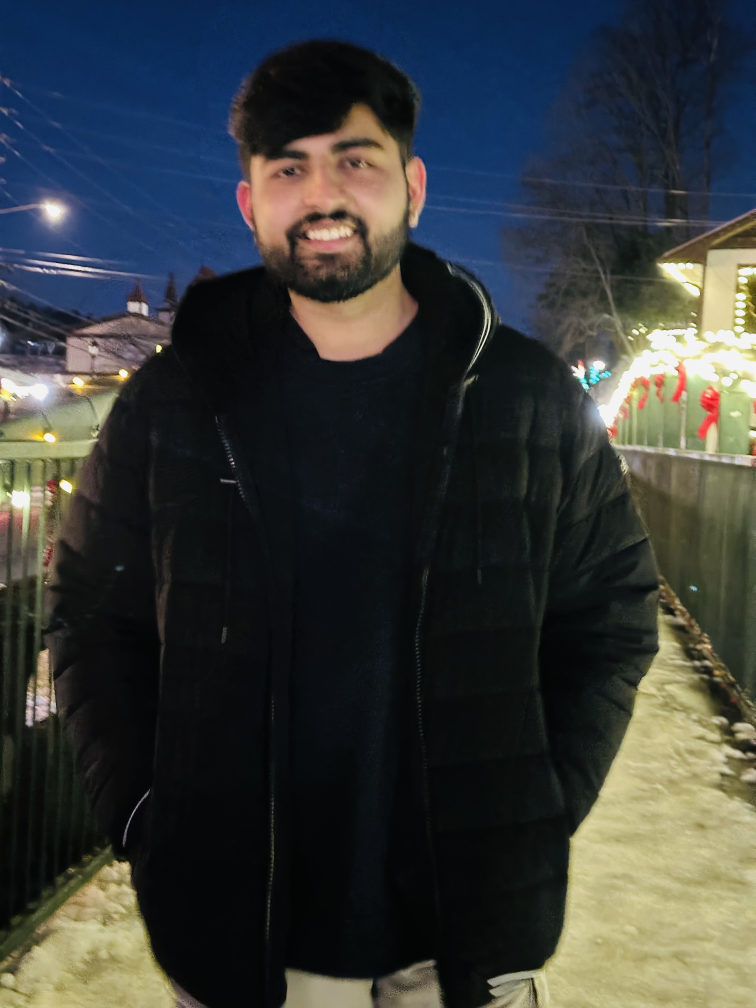
#> input picture known_faces/your_face.jpeg, 3024 x 4032 px (shown at 1/4 size)
$ python -i sift.py   (imports and definitions only)
#> lines starting #> are read from the running program, lines starting #| are printed output that depends on the picture
from __future__ import annotations

import base64
from dataclasses import dataclass
from pathlib import Path
from typing import List, Sequence, Tuple

import cv2
import numpy as np

BASE_DIR = Path(__file__).resolve().parent
OUTPUT_DIR = BASE_DIR / "output"
# [1 line not run here, left out]


@dataclass
class KeyPoint:
    pt: Tuple[float, float]
    octave: int
    layer: int
    size: float
    angle: float


@dataclass
class SIFTResult:
    keypoints: List[KeyPoint]
    descriptors: np.ndarray


def _resize_if_needed(image: np.ndarray, max_size: int = 800) -> np.ndarray:
    h, w = image.shape[:2]
    scale = max(h, w) / max_size
    if scale <= 1:
        return image
    new_size = (int(w / scale), int(h / scale))
    return cv2.resize(image, new_size, interpolation=cv2.INTER_AREA)


def gaussian_pyramid(image: np.ndarray, num_octaves: int = 4, scales_per_octave: int = 3, sigma: float = 1.6) -> List[List[np.ndarray]]:
    gray = cv2.cvtColor(image, cv2.COLOR_BGR2GRAY).astype(np.float32) / 255.0
    base = _resize_if_needed(gray)
    pyramid: List[List[np.ndarray]] = []
    k = 2 ** (1 / scales_per_octave)

    for octave in range(num_octaves):
        gaussian_images: List[np.ndarray] = []
        if octave == 0:
            octave_base = base
        else:
            octave_base = cv2.resize(pyramid[octave - 1][scales_per_octave], (0, 0), fx=0.5, fy=0.5, interpolation=cv2.INTER_LINEAR)
        sigma_prev = 0.5
        sigmas = [sigma * (k ** i) for i in range(scales_per_octave + 3)]
        for idx, sigma_total in enumerate(sigmas):
            sigma_diff = np.sqrt(max(sigma_total**2 - sigma_prev**2, 1e-4))
            blurred = cv2.GaussianBlur(octave_base, (0, 0), sigma_diff)
            gaussian_images.append(blurred)
            sigma_prev = sigma_total
        pyramid.append(gaussian_images)
    return pyramid


def dog_pyramid(gaussian: List[List[np.ndarray]]) -> List[List[np.ndarray]]:
    dogs: List[List[np.ndarray]] = []
    for octave in gaussian:
        octave_dogs = []
        for i in range(1, len(octave)):
            octave_dogs.append(octave[i] - octave[i - 1])
        dogs.append(octave_dogs)
    return dogs


def detect_keypoints(gaussian: List[List[np.ndarray]], dogs: List[List[np.ndarray]], contrast_threshold: float = 0.015, edge_threshold: float = 10.0) -> List[KeyPoint]:
    """Detect keypoints with contrast and edge response filtering."""
    keypoints: List[KeyPoint] = []
    for octave_idx, octave_dogs in enumerate(dogs):
        for layer in range(1, len(octave_dogs) - 1):
            prev_img = octave_dogs[layer - 1]
            curr_img = octave_dogs[layer]
            next_img = octave_dogs[layer + 1]
            h, w = curr_img.shape
            for y in range(1, h - 1):
                for x in range(1, w - 1):
                    val = curr_img[y, x]
                    # Lower contrast threshold to detect more keypoints
                    if abs(val) < contrast_threshold:
                        continue

                    # Check if local extremum
                    patch = np.concatenate(
                        [
                            prev_img[y - 1 : y + 2, x - 1 : x + 2].ravel(),
                            curr_img[y - 1 : y + 2, x - 1 : x + 2].ravel(),
                            next_img[y - 1 : y + 2, x - 1 : x + 2].ravel(),
                        ]
                    )
                    if val > 0 and val >= patch.max():
                        is_extremum = True
                    elif val < 0 and val <= patch.min():
                        is_extremum = True
                    else:
                        is_extremum = False

                    if not is_extremum:
                        continue

                    # Edge response filtering (remove keypoints on edges)
                    dxx = curr_img[y, x + 1] + curr_img[y, x - 1] - 2 * curr_img[y, x]
                    dyy = curr_img[y + 1, x] + curr_img[y - 1, x] - 2 * curr_img[y, x]
                    dxy = (curr_img[y + 1, x + 1] - curr_img[y + 1, x - 1] - curr_img[y - 1, x + 1] + curr_img[y - 1, x - 1]) / 4.0

                    trace = dxx + dyy
                    det = dxx * dyy - dxy * dxy

                    if det <= 0:
                        continue

                    # Edge threshold check: reject keypoints with large principal curvature ratio
                    if (trace * trace) / det > ((edge_threshold + 1) ** 2) / edge_threshold:
                        continue

                    scale = 2 ** octave_idx
                    kp = KeyPoint(
                        pt=(float(x * scale), float(y * scale)),
                        octave=octave_idx,
                        layer=layer,
                        size=1.6 * (2 ** octave_idx) * (layer + 1),
                        angle=0.0,
                    )
                    keypoints.append(kp)
    return keypoints


# [9 lines left out: function _gradient_at, not called in this run]


def assign_orientations(gaussian: List[List[np.ndarray]], keypoints: List[KeyPoint]) -> None:
    """Assign dominant orientations to keypoints with Gaussian weighting."""
    for kp in keypoints:
        layer_img = gaussian[kp.octave][kp.layer]
        scale = 2 ** kp.octave
        x = int(round(kp.pt[0] / scale))
        y = int(round(kp.pt[1] / scale))

        # Extract region around keypoint
        y_start = max(0, y - 8)
        y_end = min(layer_img.shape[0], y + 9)
        x_start = max(0, x - 8)
        x_end = min(layer_img.shape[1], x + 9)

        region = layer_img[y_start:y_end, x_start:x_end]
        if region.size == 0:
            continue

        # Compute gradients
        gy, gx = np.gradient(region)
        magnitude = np.sqrt(gx**2 + gy**2)
        orientation = (np.degrees(np.arctan2(gy, gx)) + 360.0) % 360.0

        # Apply Gaussian weighting (sigma = 1.5 * scale of keypoint)
        sigma = 1.5 * kp.size
        h, w = region.shape
        gauss_weight = np.zeros_like(magnitude)
        for i in range(h):
            for j in range(w):
                dy = i - (h // 2)
                dx = j - (w // 2)
                gauss_weight[i, j] = np.exp(-(dx**2 + dy**2) / (2 * sigma**2))

        weighted_magnitude = magnitude * gauss_weight

        # Build orientation histogram
        hist, _ = np.histogram(orientation, bins=36, range=(0, 360), weights=weighted_magnitude)

        # Smooth histogram
        hist = np.convolve(np.concatenate([hist[-2:], hist, hist[:2]]), [1, 1, 1], mode='valid') / 3.0

        # Find dominant orientation
        peak_idx = np.argmax(hist)
        kp.angle = float((peak_idx * 360) / 36)


def compute_descriptors(gaussian: List[List[np.ndarray]], keypoints: List[KeyPoint]) -> np.ndarray:
    """Compute SIFT descriptors with Gaussian weighting and improved normalization."""
    descriptors: List[np.ndarray] = []

    # Create Gaussian weight window (16x16)
    gaussian_window = np.zeros((16, 16), dtype=np.float32)
    for i in range(16):
        for j in range(16):
            gaussian_window[i, j] = np.exp(-((i - 7.5) ** 2 + (j - 7.5) ** 2) / (2 * (8.0) ** 2))

    for kp in keypoints:
        layer_img = gaussian[kp.octave][kp.layer]
        scale = 2 ** kp.octave
        x = int(round(kp.pt[0] / scale))
        y = int(round(kp.pt[1] / scale))

        # Extract 16x16 patch around keypoint
        y_start = max(0, y - 8)
        y_end = min(layer_img.shape[0], y + 8)
        x_start = max(0, x - 8)
        x_end = min(layer_img.shape[1], x + 8)

        patch = layer_img[y_start:y_end, x_start:x_end]

        # Skip if patch is too small
        if patch.shape[0] < 10 or patch.shape[1] < 10:
            continue

        # Resize to 16x16 if needed
        if patch.shape != (16, 16):
            patch = cv2.resize(patch, (16, 16), interpolation=cv2.INTER_LINEAR)

        # Compute gradients
        gy, gx = np.gradient(patch)
        magnitude = np.sqrt(gx**2 + gy**2)
        orientation = (np.degrees(np.arctan2(gy, gx)) - kp.angle + 360.0) % 360.0

        # Apply Gaussian weighting
        magnitude = magnitude * gaussian_window

        # Build descriptor: 4x4 grid of 8-bin histograms
        descriptor = []
        for i in range(4):
            for j in range(4):
                cell_mag = magnitude[i * 4 : (i + 1) * 4, j * 4 : (j + 1) * 4].ravel()
                cell_ori = orientation[i * 4 : (i + 1) * 4, j * 4 : (j + 1) * 4].ravel()
                hist, _ = np.histogram(cell_ori, bins=8, range=(0, 360), weights=cell_mag)
                descriptor.extend(hist)

        descriptor = np.array(descriptor, dtype=np.float32)

        # Normalize
        norm = np.linalg.norm(descriptor)
        if norm > 1e-6:
            descriptor = descriptor / norm

        # Clip values to 0.2 and renormalize (improves robustness to illumination)
        descriptor = np.clip(descriptor, 0, 0.2)
        norm = np.linalg.norm(descriptor)
        if norm > 1e-6:
            descriptor = descriptor / norm

        descriptors.append(descriptor)

    if not descriptors:
        return np.zeros((0, 128), dtype=np.float32)
    return np.vstack(descriptors)


def sift(image: np.ndarray) -> SIFTResult:
    pyramid = gaussian_pyramid(image)
    dogs = dog_pyramid(pyramid)
    keypoints = detect_keypoints(pyramid, dogs)
    assign_orientations(pyramid, keypoints)
    descriptors = compute_descriptors(pyramid, keypoints)
    return SIFTResult(keypoints=keypoints, descriptors=descriptors)


# [62 lines left out: functions match_descriptors, ransac_homography, draw_matches, not called in this run]

>>> import cv2
>>> picture = cv2.imread('../known_faces/your_face.jpeg')
#> picture is the input picture: shape (4032, 3024, 3); mean B, G, R 57.6, 58.2, 54.5
>>> result = sift(picture)
#> in gaussian_pyramid, `gray = cv2.cvtColor(image, cv2.COLOR_BGR2GRAY).astype(np.float32) / 25..`:
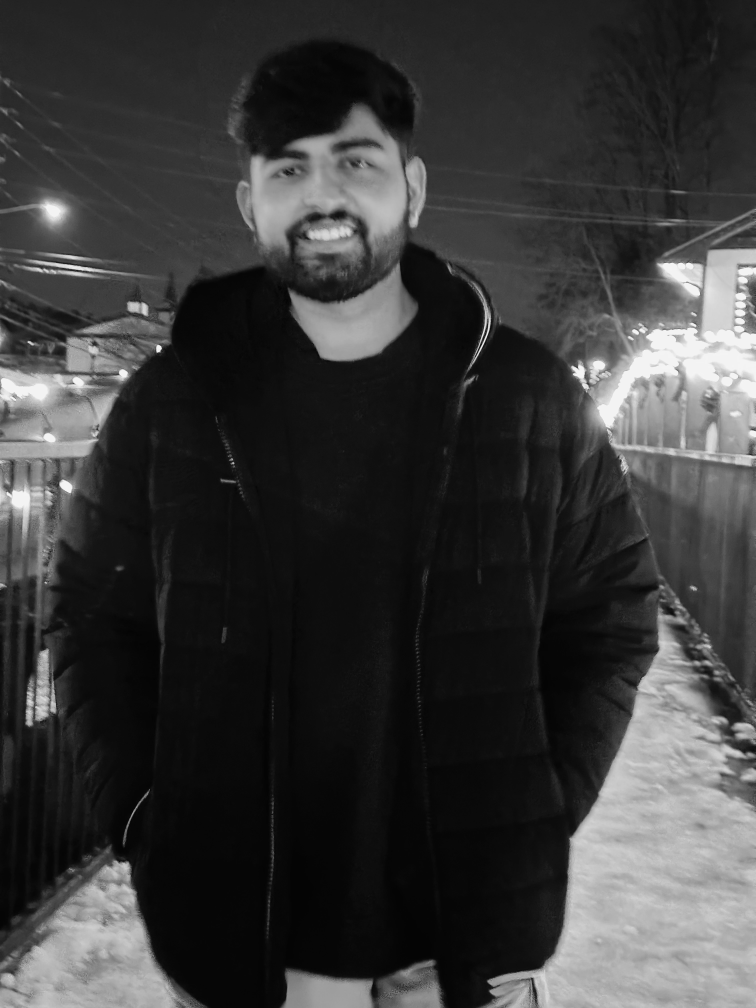
#> gray: shape (4032, 3024) float32 (shown at 1/4 size); min 0, max 0.988, mean 0.224
#> in _resize_if_needed, `return cv2.resize(image, new_size, interpolation=cv2.INTER_AREA)`:
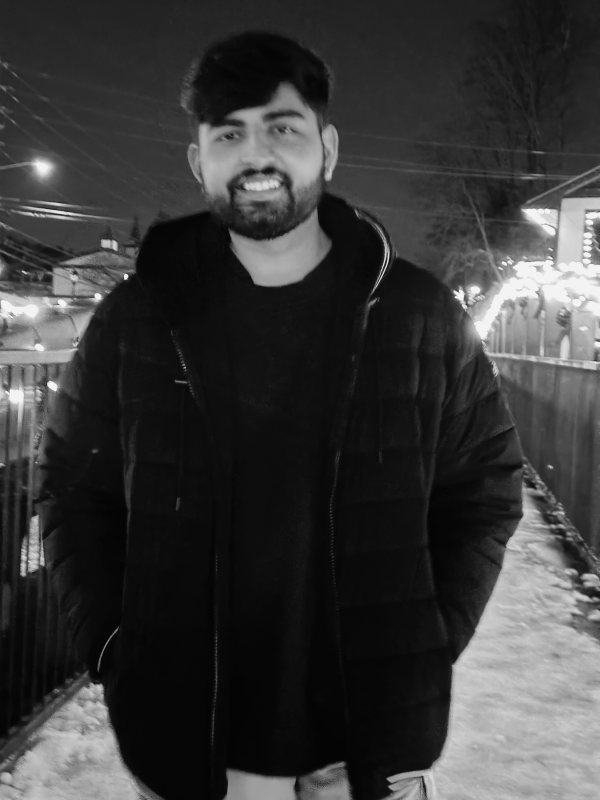
#> returned value: shape (800, 600) float32; min 0.0146, max 0.957, mean 0.224
#> after the loop in gaussian_pyramid, `for octave in range(num_octaves):`:
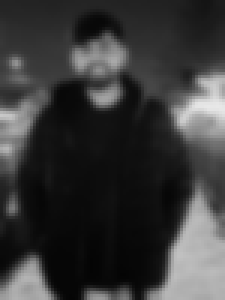
#> octave_base: shape (100, 75) float32 (shown 3 times larger); min 0.0184, max 0.913, mean 0.224
#> after the loop in gaussian_pyramid, `for octave in range(num_octaves):`: pyramid = 4 items
#> the loop in dog_pyramid, `for octave in gaussian:` made 4 passes
#> the loop in detect_keypoints, `for octave_idx, octave_dogs in enumerate(dogs):` made 4 passes
#> the loop in assign_orientations, `for kp in keypoints:` made 795 passes
#> the loop in compute_descriptors, `for kp in keypoints:` made 795 passes
#> kp on passes 1 to 3: keypoint at (14, 74), size 3.2, keypoint at (14, 98), size 3.2, keypoint at (3, 107), size 3.2
#> in compute_descriptors, `return np.vstack(descriptors)`:
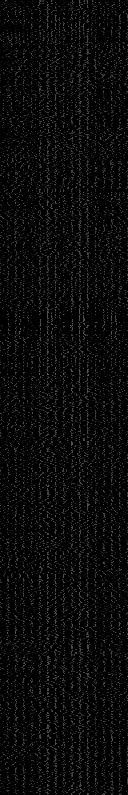
#> returned value: shape (795, 128) float32; min 0, max 0.399, mean 0.0391
